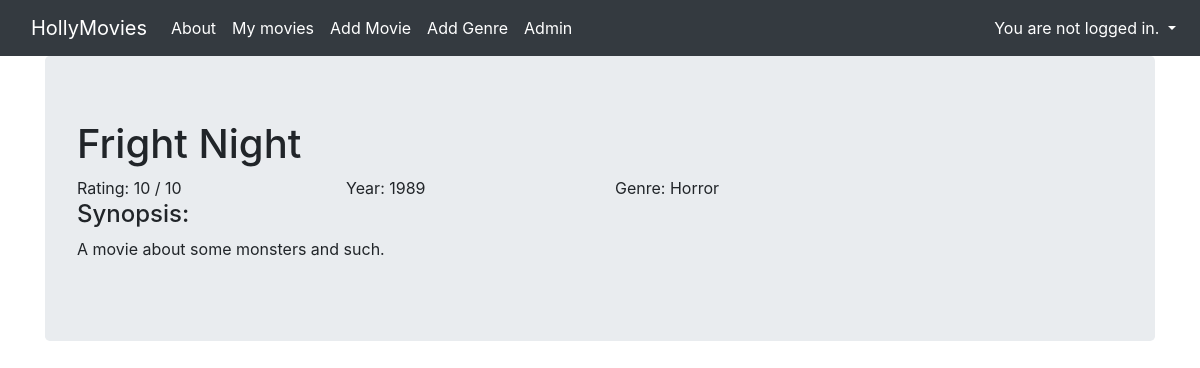
The page /movie_detail/2 on the database its author committed.
### viewer/models.py (models this page shows, shortened)
class Movie(Model):
    title = CharField(max_length=128)
    genre = ForeignKey(Genre, on_delete=DO_NOTHING)
    rating = IntegerField()
    released = DateField()
    description = TextField()
    created = DateTimeField(auto_now_add=True)

class Genre(Model):
    name = CharField(max_length=128)
    def __str__(self):
        return self.name

### viewer/views.py (the view)
# urls.py: path("movie_detail/<pk>", MovieDetailView.as_view(), name="movie_detail"),
class MovieDetailView(DetailView):
    template_name = 'movie_detail.html'
    model = Movie

### viewer/templates/movie_detail.html
{% extends 'base.html' %}
{% block content %}
<h1>{{ movie.title }}</h1>
<div class="row">
  <div class="col col-md-3">
    Rating: {{ movie.rating }} / 10
  </div>
  <div class="col col-md-3">
    Year: {{ movie.released.year }}
  </div>
  <div class="col col-md-3">
    Genre: {{ movie.genre }}
  </div>
</div>
<h4>Synopsis:</h4>
<p>
  {{ movie.description }}
</p>
{% endblock %}

### rows shown on the page
Movie: title "Fright Night", rating "10", released.year "1989", genre "Horror", description "A movie about some monsters and such."
